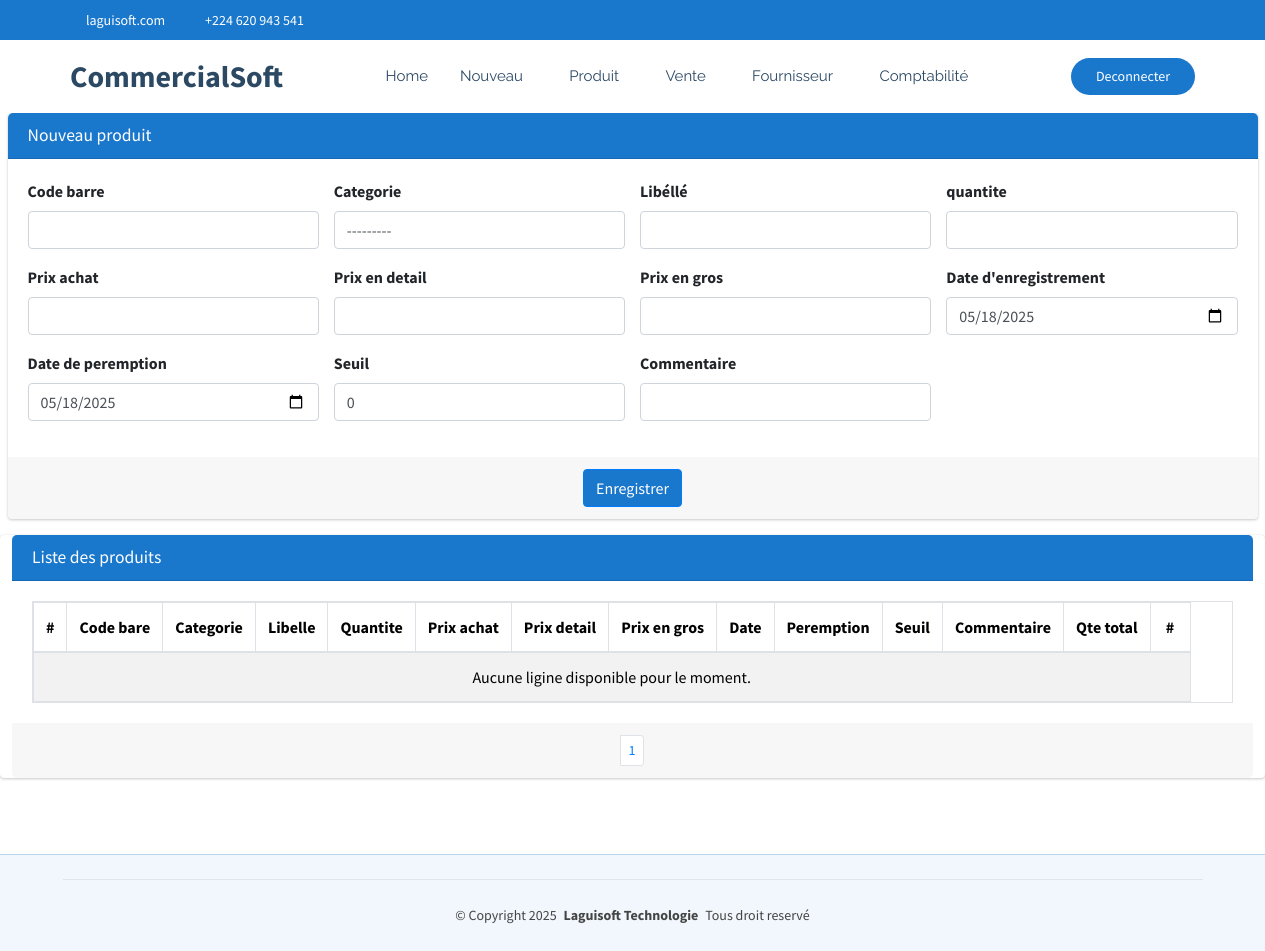
The page /commerce/produit/ (signed in) on the database as committed earlier.
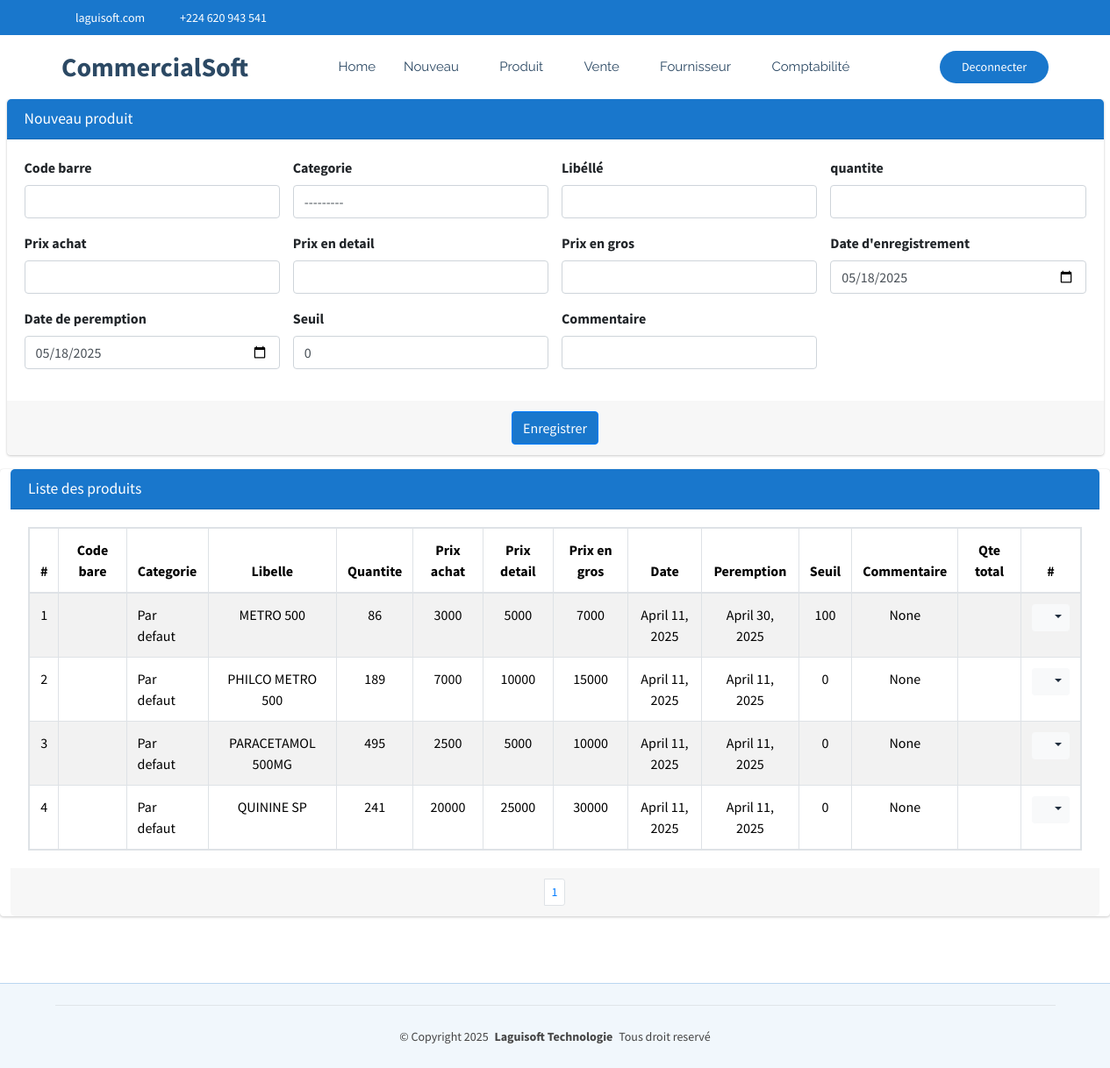
The same page on the database as committed later.
### CommercialSoft/models.py (models this page shows, shortened)
class Produit(models.Model):
    codebare=models.CharField(max_length=100, null=True, blank=True)
    categorie=models.ForeignKey(Categorie, on_delete=models.SET_NULL, null=True, blank=True)
    libelle=models.CharField(max_length=60, unique=True)
    quantite=models.IntegerField()
    prixAchat=models.PositiveBigIntegerField()
    prixDetail=models.PositiveBigIntegerField()
    prixEnGros=models.PositiveBigIntegerField()
    date=models.DateField(default=timezone.now)
    datePeremption=models.DateField(default=timezone.now)
    seuil=models.PositiveIntegerField(default=0)
    commentaire=models.CharField(max_length=60, null=True, blank=True)
    quantiteTotal=models.PositiveBigIntegerField(default=0)

class Categorie(models.Model):
    nom=models.CharField(max_length=30, unique=True)
    def __str__(self):
        return self.nom

### CommercialSoft/views.py (the view)
# urls.py: path('produit/', views.produit_list_create,name="commerce_produit"),
@login_required
def produit_list_create(request):
    if request.method == "POST":
        form = ProduitForm(request.POST)
        if form.is_valid():
            form.save()  # Sauvegarder après modification
            messages.success(request, "Produit créée avec succès !")
            return redirect('commerce_produit')
        else:
            messages.error(request, "Erreur lors de la création de la produit.")
    else:
        form = ProduitForm()
    produit = Produit.objects.all()
    paginator = Paginator(produit, 15)
    page = request.GET.get('page')
    paginated = paginator.get_page(page)
    return render(request, 'CommercialSoft/produit.html', {'form': form,'listes': paginated})

### CommercialSoft/templates/CommercialSoft/produit.html (shortened to what this page needs)
{% extends "CommercialSoft/starter-page.html" %}
{% load static %}
{% block css %}
    <link rel="stylesheet" href="{% static 'autre/plugins/fontawesome-free/css/all.min.css' %}">
    <link rel="stylesheet" href="https://code.ionicframework.com/ionicons/2.0.1/css/ionicons.min.css">
  <link rel="stylesheet" href="{% static 'autre/plugins/sweetalert2-theme-bootstrap-4/bootstrap-4.min.css' %}">
    <link rel="stylesheet" href="{% static 'autre/dist/css/adminlte.min.css' %}">
    <link rel="stylesheet" href="{% static 'autre/plugins/toastr/toastr.min.css' %}">
{% endblock %}
{% block corp %}
<section class="content pt-0">
  <div class="container-fluid">
    <div class="row">
      <div class="col-md-12">
        <div class="card card-primary">
          <div class="card-header">
            <h3 class="card-title">Nouveau produit</h3>
          </div>
          <form role="form" action="{% url 'commerce_produit' %}" method="post" id="patientForm">
            <div class="card-body">
              <div class="row">
                <div class="col-md-6 col-lg-3">
                  <div class="form-group">
                    <label for="codebare">Code barre</label>
                    {{ form.codebare }}
                  </div>
                </div>
                <div class="col-md-6 col-lg-3">
                  <div class="form-group">
                    <label for="categorie">Categorie</label>
                    {{ form.categorie }}
                  </div>
                </div>
                <div class="col-md-6 col-lg-3">
                  <div class="form-group">
                    <label for="libelle">Libéllé</label>
                    {{ form.libelle }}
                  </div>
                </div>
                <div class="col-md-6 col-lg-3">
                  <div class="form-group">
                    <label for="age">quantite</label>
                    {{ form.quantite }}
                  </div>
                </div>
              </div>
              <div class="row">
                <div class="col-md-6 col-lg-3">
                  <div class="form-group">
                    <label for="prixAchat">Prix achat</label>
                    {{ form.prixAchat }}
                  </div>
                </div>
                <div class="col-md-6 col-lg-3">
                  <div class="form-group">
                    <label for="prixDetail">Prix en detail</label>
                    {{ form.prixDetail }}
                  </div>
                </div>
                <div class="col-md-6 col-lg-3">
                  <div class="form-group">
                    <label for="prixEnGros">Prix en gros</label>
                    {{ form.prixEnGros }}
                  </div>
                </div>
                <div class="col-md-6 col-lg-3">
                  <div class="form-group">
                    <label for="date">Date d'enregistrement</label>
                    {{ form.date }}
                  </div>
                </div>
              </div>
              <div class="row">
                <div class="col-md-6 col-lg-3">
                  <div class="form-group">
                    <label for="datePeremption">Date de peremption</label>
                    {{ form.datePeremption }}
                  </div>
                </div>
                <div class="col-md-6 col-lg-3">
                  <div class="form-group">
                    <label for="seuil">Seuil</label>
                    {{ form.seuil }}
                  </div>
                </div>
                <div class="col-md-6 col-lg-3">
                  <div class="form-group">
                    <label for="commentaire">Commentaire</label>
                    {{ form.commentaire }}
                  </div>
                </div>
              </div>
            </div>
            <div class="card-footer text-center">
              <button type="submit" class="btn btn-primary {{ message }}">Enregistrer</button>
            </div>
          </form>
        </div>
      </div>
    </div>
     <div class="row">
      <div class="card card-primary">
        <div class="card-header">
          <h3 class="card-title">Liste des produits</h3>
        </div>
        <div class="card-body">
          <table class="table table-bordered table-hover table-striped table-responsive">
            <thead>
              <tr>
                <th style="width: 10px" class="text-center">#</th>
                <th class="text-center">Code bare</th>
                <th class="text-center">Categorie</th>
                <th class="text-center">Libelle</th>
                <th class="text-center">Quantite</th>
                <th class="text-center">Prix achat</th>
                <th class="text-center">Prix detail</th>
                <th class="text-center">Prix en gros</th>
                <th class="text-center">Date</th>
                <th class="text-center">Peremption</th>
                <th class="text-center">Seuil</th>
                <th class="text-center">Commentaire</th>
                <th class="text-center">Qte total</th>
                <th style="width: 40px" class="text-center">#</th>
              </tr>
            </thead>
            <tbody>
              {% if listes %}
                {% for liste in listes %}
                  <tr>
                    <td class="text-center">{{liste.id}}</td>
                    <td>{{liste.codebarre}}</td>
                    <td>{{liste.categorie}}</td>
                    <td class="text-center">{{liste.libelle}}</td>
                    <td class="text-center">{{liste.quantite}}</td>
                    <td class="text-center">{{liste.prixAchat}}</td>
                    <td class="text-center">{{liste.prixDetail}}</td>
                    <td class="text-center">{{liste.prixEnGros}}</td>
                    <td class="text-center">{{liste.date}}</td>
                    <td class="text-center">{{liste.datePeremption}}</td>
                    <td class="text-center">{{liste.seuil}}</td>
                    <td class="text-center">{{liste.commentaire}}</td>
                    <td class="text-center">{{patient.quantiteTotal}}</td>
                    <td class="text-center">
                      <div class="btn-group">
                        <button type="button" class="btn btn-sm btn-light dropdown-toggle" data-toggle="dropdown" aria-expanded="false">
                          <i class="fas fa-cogs"></i>
                        </button>
                      </div>
                    </td>
                  </tr>
                {% endfor %}
              {% else %}
                <tr>
                  <td colspan="14" class="text-center">Aucune ligine disponible pour le moment.</td>
                </tr>
              {% endif %}
            </tbody>
          </table>
        </div>
        <div class="card-footer clearfix">
          <ul class="pagination pagination-sm m-0 justify-content-center">
            <li class="page-item">
              {% for num in listes.paginator.page_range %}
                {% if listes.number == num %}
                  <li class="page-item"><a class="page-link" href="">{{ num }}</a></li>
                {% else %}
                  <li class="page-item"><a class="page-link" href="?page={{ num }}">{{ num }}</a></li>
                {% endif %}
              {% endfor %}
          </ul>
        </div>
      </div>
     </div>
  </div>
</section>
  {% endblock %}

### CommercialSoft/templates/CommercialSoft/starter-page.html (shortened to what this page needs)
{% load static %}
<!DOCTYPE html>
<html lang="en">
<head>
  <link href="{% static 'clinique/assets/vendor/bootstrap/css/bootstrap.min.css' %}" rel="stylesheet">
  <link href="{% static 'clinique/assets/vendor/bootstrap-icons/bootstrap-icons.css' %}" rel="stylesheet">
  <link href="{% static 'clinique/assets/vendor/aos/aos.css' %}" rel="stylesheet">
  <link href="{% static 'clinique/assets/vendor/fontawesome-free/css/all.min.css' %}" rel="stylesheet">
  <link href="{% static 'clinique/assets/vendor/glightbox/css/glightbox.min.css' %}" rel="stylesheet">
  <link href="{% static 'clinique/assets/vendor/swiper/swiper-bundle.min.css' %}" rel="stylesheet">
  <link href="{% static 'clinique/assets/css/main.css' %}" rel="stylesheet">
  {% block css %}
  {% endblock %}
</head>
<body class="starter-page-page">
  <header id="header" class="header sticky-top">
    <div class="topbar d-flex align-items-center">
      <div class="container d-flex justify-content-center justify-content-md-between">
        <div class="contact-info d-flex align-items-center">
          <i class="bi bi-envelope d-flex align-items-center"><a href="mailto:contact@example.com">laguisoft.com</a></i>
          <i class="bi bi-phone d-flex align-items-center ms-4"><span>+224 620 943 541</span></i>
        </div>
        <div class="social-links d-none d-md-flex align-items-center">
          <a href="#" class="twitter"><i class="bi bi-twitter-x"></i></a>
          <a href="#" class="facebook"><i class="bi bi-facebook"></i></a>
          <a href="#" class="instagram"><i class="bi bi-instagram"></i></a>
          <a href="#" class="linkedin"><i class="bi bi-linkedin"></i></a>
        </div>
      </div>
    </div>
    <div class="branding d-flex align-items-center">
      <div class="container position-relative d-flex align-items-center justify-content-between">
        <a href="index.html" class="logo d-flex align-items-center me-auto">
          <h1 class="sitename">CommercialSoft</h1>
        </a>
        <nav id="navmenu" class="navmenu">
          <ul>
            <li><a href="{% url 'commerce_dashboard' %}">Home<br></a></li>
            <li class="dropdown"><a href="#"><span>Nouveau</span> <i class="bi bi-chevron-down toggle-dropdown"></i></a>
            </li>
            <li class="dropdown"><a href="#"><span>Produit</span> <i class="bi bi-chevron-down toggle-dropdown"></i></a>
            </li>
            <li class="dropdown"><a href="#"><span>Vente</span> <i class="bi bi-chevron-down toggle-dropdown"></i></a>
            </li>
            <li class="dropdown"><a href="#"><span>Fournisseur</span> <i class="bi bi-chevron-down toggle-dropdown"></i></a>
            </li>
            <li class="dropdown"><a href="#"><span>Comptabilité</span> <i class="bi bi-chevron-down toggle-dropdown"></i></a>
            </li>
          </ul>
        </nav>
        <a class="cta-btn d-none d-sm-block ms-auto" href="{% url 'logout' %}">Deconnecter</a>
      </div>
    </div>
  </header>
  <main class="main">
    {% block corp %}
    {% endblock %}
  </main>
  <footer id="footer" class="footer light-background">
    <div class="container copyright text-center mt-4">
      <p>© <span>Copyright 2025</span> <strong class="px-1 sitename">Laguisoft Technologie</strong> <span>Tous droit reservé</span></p>
    </div>
  </footer>
</body>
</html>

Rows that differ between the two databases and show on the page:
added Produit: id "1", categorie "Par defaut", libelle "METRO 500", quantite "86", prixAchat "3000", prixDetail "5000", prixEnGros "7000", date "April 11, 2025", datePeremption "April 30, 2025", seuil "100", commentaire "None"
added Produit: id "2", categorie "Par defaut", libelle "PHILCO METRO 500", quantite "189", prixAchat "7000", prixDetail "10000", prixEnGros "15000", date "April 11, 2025", datePeremption "April 11, 2025", seuil "0", commentaire "None"
added Produit: id "3", categorie "Par defaut", libelle "PARACETAMOL 500MG", quantite "495", prixAchat "2500", prixDetail "5000", prixEnGros "10000", date "April 11, 2025", datePeremption "April 11, 2025", seuil "0", commentaire "None"
added Produit: id "4", categorie "Par defaut", libelle "QUININE SP", quantite "241", prixAchat "20000", prixDetail "25000", prixEnGros "30000", date "April 11, 2025", datePeremption "April 11, 2025", seuil "0", commentaire "None"
Other text that changed with them:
text no longer shown: "Aucune ligine disponible pour le moment."
